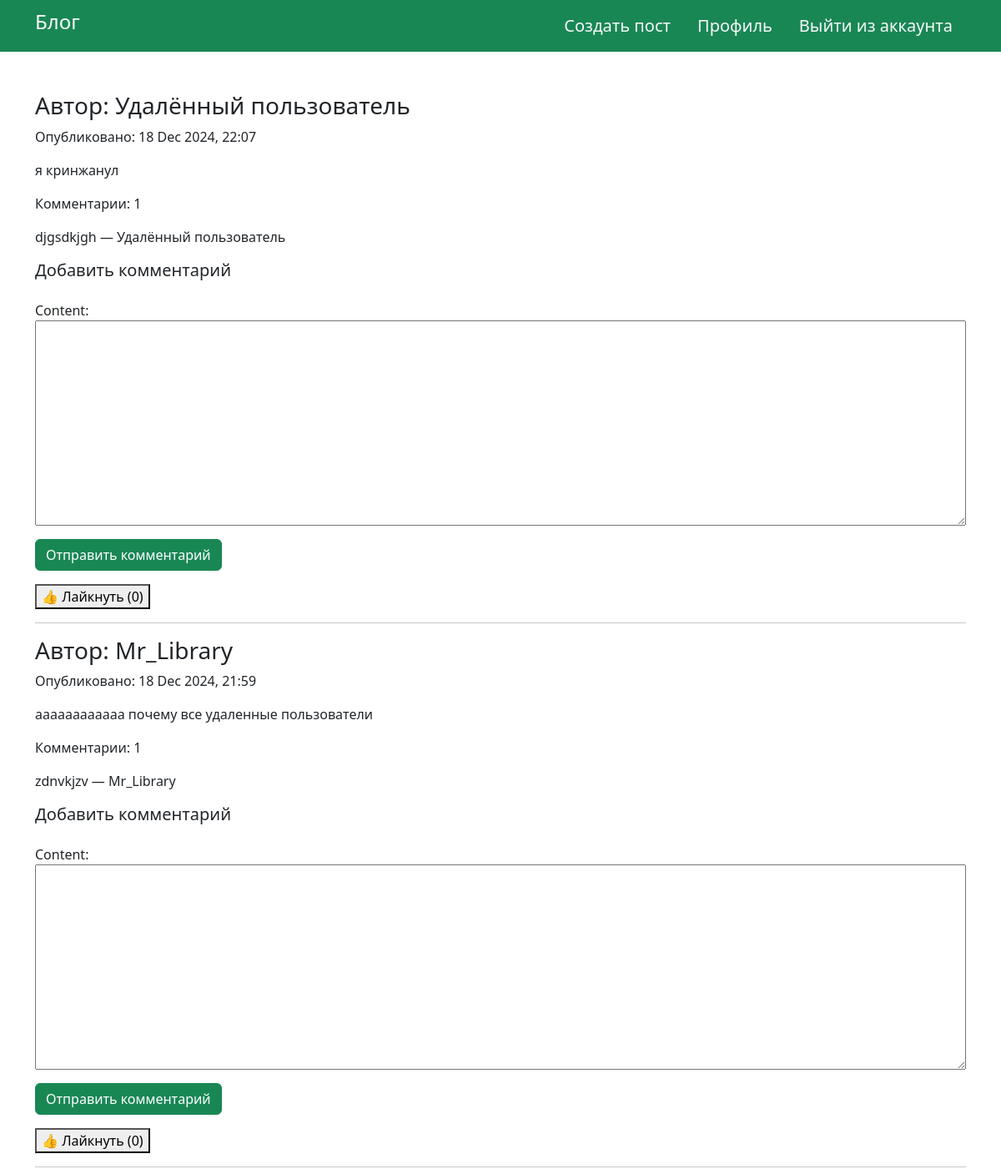
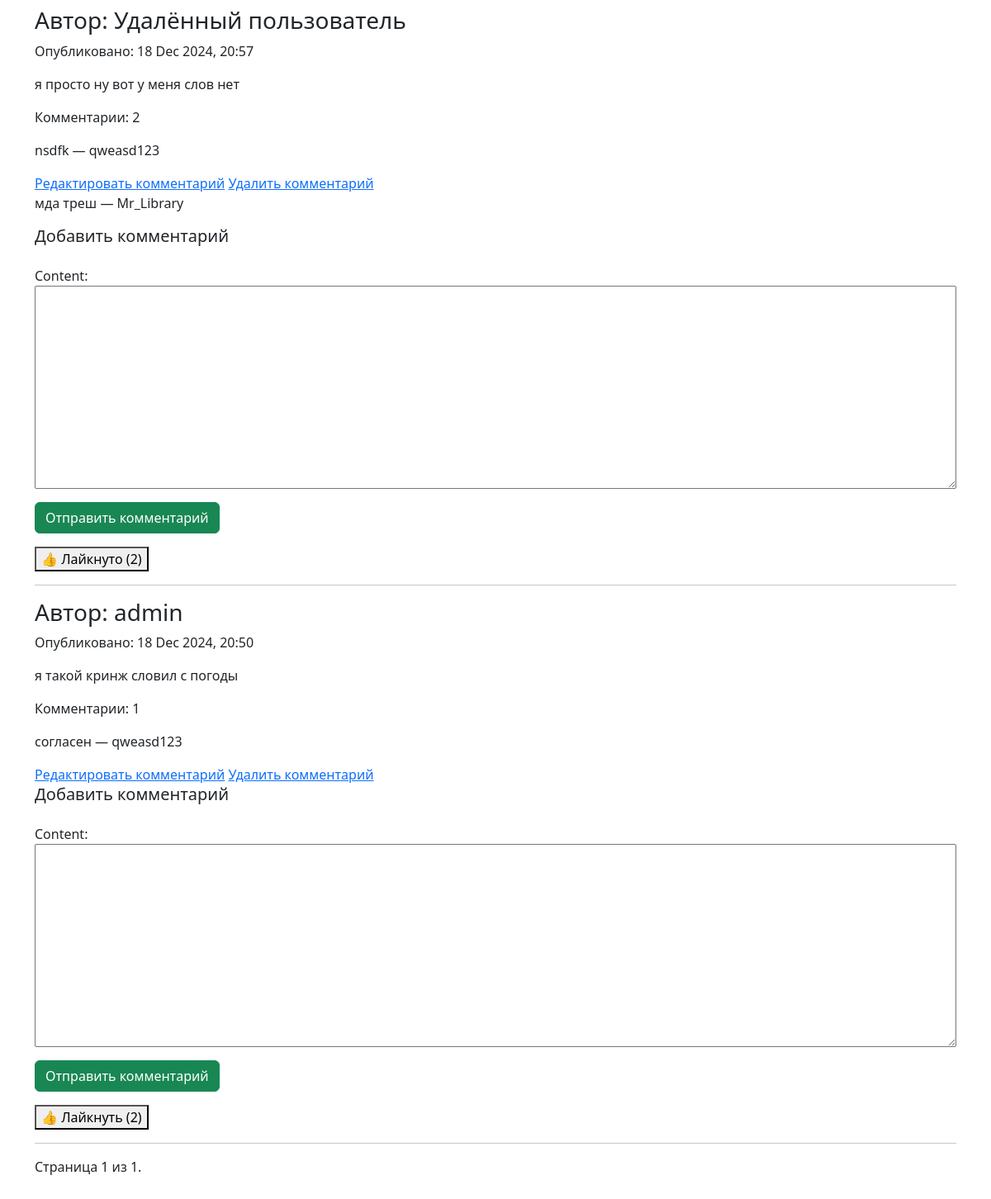
The page /blog/ (signed in) on the database its author committed (2 pictures, top to bottom).
### blog/models.py (models this page shows, shortened)
class Post(models.Model):
    author = models.ForeignKey(CustomUser, on_delete=models.SET_NULL, null=True, blank=True, related_name='posts')
    content = models.TextField()
    created_at = models.DateTimeField(default=timezone.now)
    updated_at = models.DateTimeField(auto_now=True)
    likes = models.ManyToManyField(CustomUser, related_name='liked_posts', blank=True)
    def like_count(self):
        return self.likes.count()

class Comment(models.Model):
    post = models.ForeignKey(Post, on_delete=models.CASCADE, related_name='comments')
    author = models.ForeignKey(CustomUser, on_delete=models.CASCADE, null=True)
    content = models.TextField()
    created_at = models.DateTimeField(default=timezone.now)
    updated_at = models.DateTimeField(auto_now=True)

class CustomUser(AbstractUser):
    username = models.CharField(max_length=150, unique=True)
    avatar = models.ImageField(upload_to='avatars/', blank=True, null=True)
    bio = models.TextField(blank=True)
    email = models.EmailField(max_length=150, verbose_name='Email', unique=True)
    password = models.CharField(max_length=150, verbose_name='Пароль')
    USERNAME_FIELD = 'username'
    REQUIRED_FIELDS = ['email', 'avatar']

### blog/views.py (the view)
# urls.py: path('', views.home, name='home'),
def home(request):
    posts = Post.objects.all().order_by('-created_at')
    paginator = Paginator(posts, 50)
    page_number = request.GET.get('page')
    page_obj = paginator.get_page(page_number)
    comment_count = [
        {
            "post": post,
            'comments_count': post.comments.count()
        }
        for post in page_obj.object_list
    ]
    comment_form = CommentForm()
    return render(request, "blog/home.html", {
        "posts": posts,
        "page_obj": page_obj,
        "comment_count": comment_count,
        "comment_form": comment_form,
    })

### blog/forms.py
class CommentForm(forms.ModelForm):
    class Meta:
        model = Comment
        fields = ['content']

### blog/templates/blog/home.html (shortened to what this page needs)
{% extends 'main.html' %}
{% block content %}
{% for post in page_obj %}
  <div class="post">
    <h3>Автор: {{ post.author.username|default:"Удалённый пользователь" }}</h3>
    <p>Опубликовано: {{ post.created_at|date:"d M Y, H:i" }}</p>
    <p>{{ post.content }}</p>
    <p>Комментарии: {{ post.comments.count }}</p>
    {% for comment in post.comments.all %}
        <p>{{ comment.content }} — {{ comment.author.username|default:"Удалённый пользователь" }}</p>
        {% if comment.author == request.user %}
            <a href="{% url 'blog:edit_comment' comment.id %}">Редактировать комментарий</a>
            <a href="{% url 'blog:delete_comment' comment.id %}">Удалить комментарий</a>
        {% endif %}
      {% empty %}
      <p>Комментариев пока нет...</p>
    {% endfor %}
    {% if user.is_authenticated %}
        <h5>Добавить комментарий</h5>
        <form method="post" class="form py-3" action="{% url 'blog:add_comment' post.id %}">
            {{ comment_form.as_p }}
            <button type="submit" class="btn btn-success">Отправить комментарий</button>
        </form>
    {% else %}
        <p><a href="{% url 'blog:login' %}">Войдите</a> в систему, чтобы оставить комментарий.</p>
    {% endif %}
    <form method="post" action="{% url 'blog:like_post' post.id %}">
        {% if user.is_authenticated %}
          <button type="submit">
            {% if user in post.likes.all %}
              👍 Лайкнуто ({{ post.like_count }})
            {% else %}
              👍 Лайкнуть ({{ post.like_count }})
            {% endif %}
          </button>
        {% endif %}
    </form>
  </div>
  <hr>
{% endfor %}
<div class="pagination">
    <div class="step-links">
        <span class="current">
            Страница {{ page_obj.number }} из {{ page_obj.paginator.num_pages }}.
        </span>
    </div>
</div>
{% endblock %}

### blog/static/css/style.css (style rules this page uses)
.form > p { display: flex; flex-direction: column; }

### rows shown on the page
Post: author.username "Удалённый пользователь", created_at "18 Dec 2024, 22:07", content "я кринжанул", comments.count "1", like_count "0"
Comment: content "djgsdkjgh", author.username "Удалённый пользователь"
Post: author.username "Mr_Library", created_at "18 Dec 2024, 21:59", content "аааааааааааа почему все удаленные пользователи", comments.count "1", like_count "0"
Comment: content "zdnvkjzv", author.username "Mr_Library"
Post: author.username "Удалённый пользователь", created_at "18 Dec 2024, 20:57", content "я просто ну вот у меня слов нет", comments.count "2", like_count "2"
Comment: content "nsdfk", author.username "qweasd123", shows "Редактировать комментарий"
Comment: content "мда треш", author.username "Mr_Library"
Post: author.username "admin", created_at "18 Dec 2024, 20:50", content "я такой кринж словил с погоды", comments.count "1", like_count "2"
Comment: content "согласен", author.username "qweasd123", shows "Редактировать комментарий"

### other values the page prints
{{ page_obj.number }} "1"
{{ page_obj.paginator.num_pages }} "1"
